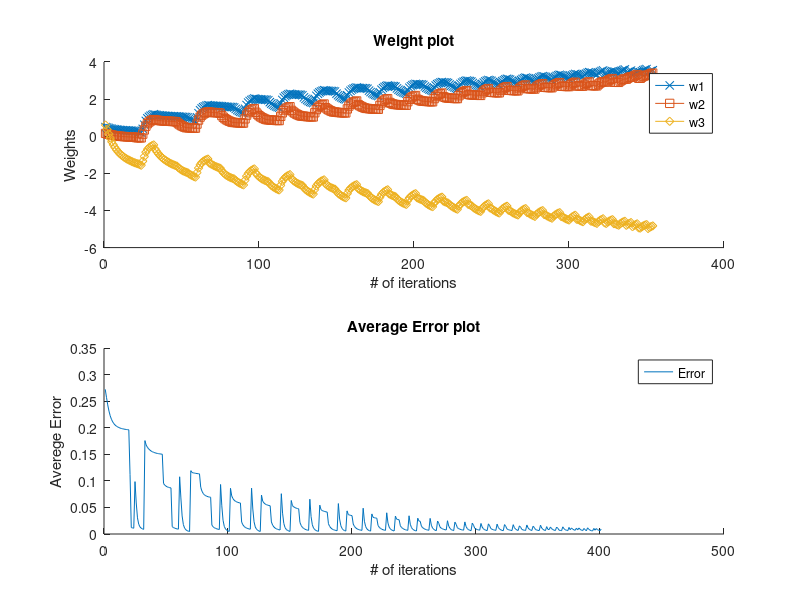

The MATLAB source for this figure:
W = [rand ;rand ;rand];
X = [.1 .1 1 ; .1 .9 1 ; .9 .1 1 ; .9 .9 1];
D = [.1 ; .1 ; .1 ; .9];
%D = [.1 ; .9 ; .9 ; .9];
E = [50 ; 50 ; 50 ; 50];
for i = 1:4
  a = X(i,1)*W(1) + X(i,2)*W(2) + X(i,3)*W(3);
  y = (1+exp(-a))^(-1);
  E(i) = (y - D(i))^2;
end
Wplot1 = [];
Wplot2 = [];
Wplot3 = [];
Eplot = [E(1)];
Wplot1 = [Wplot1,W(1)];
Wplot2 = [Wplot2,W(2)];
Wplot3 = [Wplot3,W(3)]; 
AvError = mean(E);
PlotAvError = [];
PlotAvError = [PlotAvError, AvError];
k=0;
while AvError>.01
  for i = 1:4
    while E(i)>.01
      dw1 = 2.*(D(i)-y).*y.*(1-y).*X(i,1);
      dw2 = 2.*(D(i)-y).*y.*(1-y).*X(i,2);
      dw3 = 2.*(D(i)-y).*y.*(1-y).*X(i,3);
      W(1) = W(1) + dw1;
      W(2) = W(2) + dw2;
      W(3) = W(3) + dw3;
      a = X(i,1)*W(1) + X(i,2)*W(2) + X(i,3)*W(3);
      y = (1+exp(-a))^(-1);
      E(i) = (y - D(i))^2;
      Wplot1 = [Wplot1,W(1)];
      Wplot2 = [Wplot2,W(2)];
      Wplot3 = [Wplot3,W(3)];
      AvError = mean(E);
      PlotAvError = [PlotAvError,AvError];
    end
  end
  k=k+1
  display('iterations')
  for i = 1:4
    a = X(i,1)*W(1) + X(i,2)*W(2) + X(i,3)*W(3);
    y = (1+exp(-a))^(-1);
    E(i) = (y - D(i))^2;
  end
  AvError = mean(E);
  PlotAvError = [PlotAvError,AvError];
  
end

  a = X(4,1)*W(1) + X(4,2)*W(2) + X(4,3)*W(3);
  y = (1+exp(-a))^(-1)
Wstr = {"w1", "w2", "w3"};
Estr = {"Error"};
figure
subplot(2,1,1)
hold on;
plot(Wplot1,"x-",Wplot2,"s-",Wplot3,"d-")
xlabel("# of iterations")
ylabel("Weights")
title('Weight plot')
legend(Wstr{:})
subplot(2,1,2)
hold on;
plot(PlotAvError)
xlabel("# of iterations")
ylabel("Averege Error")
title('Average Error plot')
legend(Estr{:})